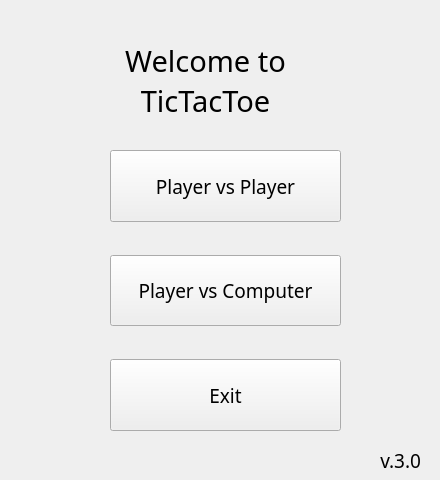
<?xml version="1.0" encoding="UTF-8"?>
<ui version="4.0">
 <class>main_frame</class>
 <widget class="QWidget" name="main_frame">
  <property name="geometry">
   <rect>
    <x>0</x>
    <y>0</y>
    <width>440</width>
    <height>480</height>
   </rect>
  </property>
  <property name="sizePolicy">
   <sizepolicy hsizetype="Preferred" vsizetype="Preferred">
    <horstretch>0</horstretch>
    <verstretch>0</verstretch>
   </sizepolicy>
  </property>
  <property name="minimumSize">
   <size>
    <width>440</width>
    <height>480</height>
   </size>
  </property>
  <property name="maximumSize">
   <size>
    <width>440</width>
    <height>480</height>
   </size>
  </property>
  <property name="windowTitle">
   <string>TicTacToe</string>
  </property>
  <property name="autoFillBackground">
   <bool>true</bool>
  </property>
  <widget class="QLabel" name="title_lable">
   <property name="geometry">
    <rect>
     <x>110</x>
     <y>40</y>
     <width>191</width>
     <height>81</height>
    </rect>
   </property>
   <property name="font">
    <font>
     <family>Papyrus</family>
     <pointsize>22</pointsize>
    </font>
   </property>
   <property name="text">
    <string>Welcome to TicTacToe</string>
   </property>
   <property name="alignment">
    <set>Qt::AlignCenter</set>
   </property>
   <property name="wordWrap">
    <bool>true</bool>
   </property>
  </widget>
  <widget class="QLabel" name="label">
   <property name="geometry">
    <rect>
     <x>240</x>
     <y>450</y>
     <width>181</width>
     <height>20</height>
    </rect>
   </property>
   <property name="font">
    <font>
     <family>Papyrus</family>
     <pointsize>14</pointsize>
    </font>
   </property>
   <property name="cursor">
    <cursorShape>ArrowCursor</cursorShape>
   </property>
   <property name="text">
    <string>v.3.0</string>
   </property>
   <property name="alignment">
    <set>Qt::AlignRight|Qt::AlignTrailing|Qt::AlignVCenter</set>
   </property>
  </widget>
  <widget class="QWidget" name="">
   <property name="geometry">
    <rect>
     <x>110</x>
     <y>150</y>
     <width>231</width>
     <height>281</height>
    </rect>
   </property>
   <layout class="QVBoxLayout" name="verticalLayout">
    <property name="spacing">
     <number>33</number>
    </property>
    <property name="sizeConstraint">
     <enum>QLayout::SetDefaultConstraint</enum>
    </property>
    <item>
     <widget class="QPushButton" name="pvp_but">
      <property name="sizePolicy">
       <sizepolicy hsizetype="Preferred" vsizetype="Preferred">
        <horstretch>0</horstretch>
        <verstretch>0</verstretch>
       </sizepolicy>
      </property>
      <property name="font">
       <font>
        <family>Ink Free</family>
        <pointsize>14</pointsize>
       </font>
      </property>
      <property name="cursor">
       <cursorShape>OpenHandCursor</cursorShape>
      </property>
      <property name="text">
       <string>Player vs Player</string>
      </property>
     </widget>
    </item>
    <item>
     <widget class="QPushButton" name="pve_but">
      <property name="sizePolicy">
       <sizepolicy hsizetype="Preferred" vsizetype="Preferred">
        <horstretch>0</horstretch>
        <verstretch>0</verstretch>
       </sizepolicy>
      </property>
      <property name="font">
       <font>
        <family>Ink Free</family>
        <pointsize>14</pointsize>
       </font>
      </property>
      <property name="cursor">
       <cursorShape>OpenHandCursor</cursorShape>
      </property>
      <property name="layoutDirection">
       <enum>Qt::LeftToRight</enum>
      </property>
      <property name="text">
       <string>Player vs Computer</string>
      </property>
     </widget>
    </item>
    <item>
     <widget class="QPushButton" name="exit_but">
      <property name="sizePolicy">
       <sizepolicy hsizetype="Ignored" vsizetype="Ignored">
        <horstretch>0</horstretch>
        <verstretch>0</verstretch>
       </sizepolicy>
      </property>
      <property name="font">
       <font>
        <family>Ink Free</family>
        <pointsize>14</pointsize>
       </font>
      </property>
      <property name="cursor">
       <cursorShape>OpenHandCursor</cursorShape>
      </property>
      <property name="text">
       <string>Exit</string>
      </property>
     </widget>
    </item>
   </layout>
  </widget>
 </widget>
 <resources/>
 <connections/>
</ui>
